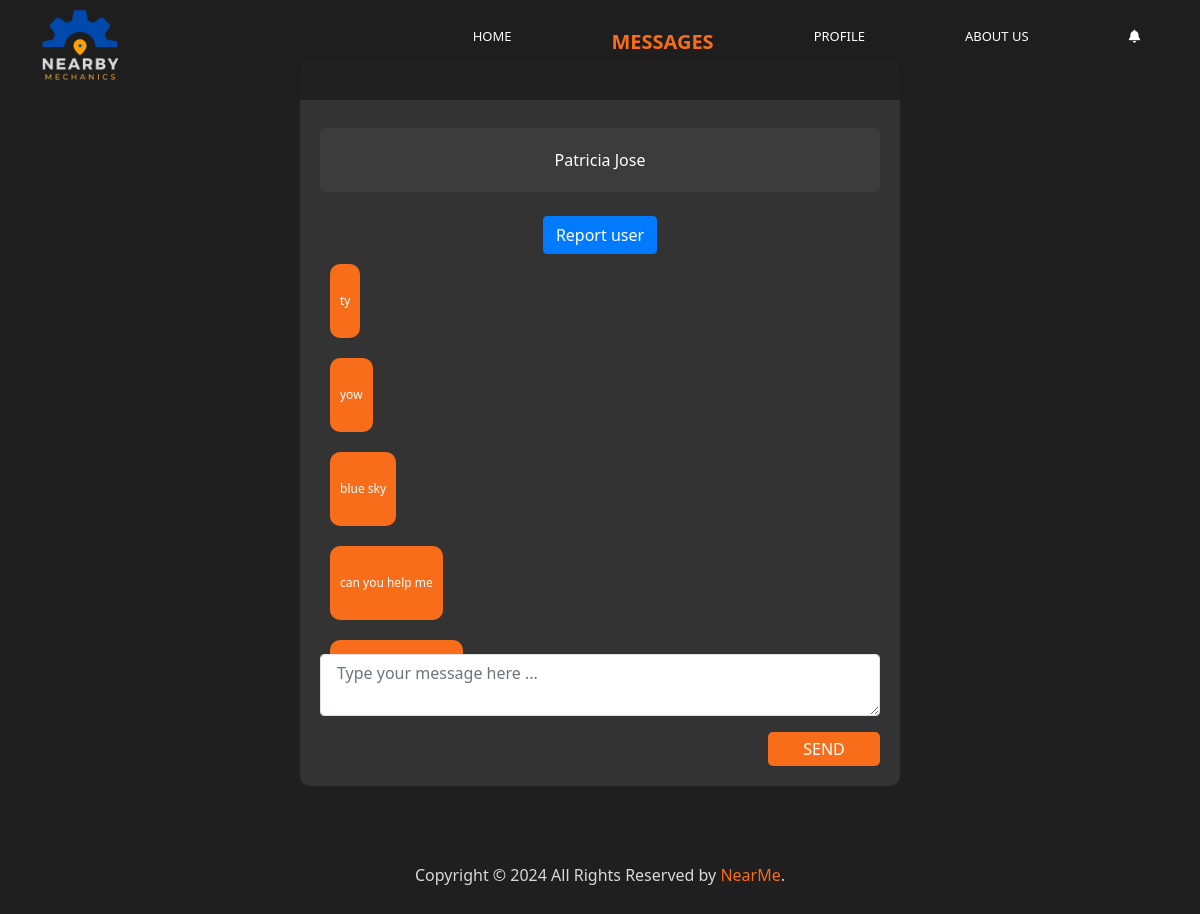
The app's page /mechanic_chat.php?username=Patricia Jose (signed in) with its own data.
### tables this page shows
CREATE TABLE `messages` (
  `msg_id` int(11) NOT NULL,
  `msg_sender` varchar(255) NOT NULL,
  `msg_receiver` varchar(255) NOT NULL,
  `msg_content` text NOT NULL,
  `created_at` timestamp NOT NULL DEFAULT current_timestamp()
);

### utils/notifications.php (called while the page is built, shortened)
<?php
require __DIR__ . '/config.php';
function getUserIdByName(string $name) : int {
    global $connect;
    $name = trim($name);
    $name = explode(' ', $name)[0];
    $query = "SELECT user_id FROM user WHERE first_name = ?";
    $stmt = $connect->prepare($query);
    $stmt->bind_param("s", $name);
    $stmt->execute();
    $result = $stmt->get_result();
    if ($result && $result->num_rows > 0) {
        $userId = $result->fetch_assoc()['user_id'];
        $stmt->close();
        return $userId;
    } else {
        return -1;
    }
}

### mechanic_chat.php (the view, shortened to what this page needs)
<!DOCTYPE html>
<html>
    <head lang="en">
        <link rel="stylesheet" href="https://cdn.jsdelivr.net/npm/bootstrap@4.0.0/dist/css/bootstrap.min.css">
    </head>
    <body style="color:white;">
        <header>
            <div class="logo">
                            <img src="image/NEARMELOGO.png">
            </div>
            <nav>
                <ul>
                    <li>
                        <a href="mechHome.php">HOME</a>
                    </li>
                    <li>
                        <a href="mechMessage.php" class="active">MESSAGES</a>
                    </li>
                    <li>
                        <a href="profile.php">PROFILE</a>
                    </li>
                    <li>
                        <a href="mechAboutUs.php">ABOUT US</a>
                    </li>
                    <li>
    <a href="notifications.php"><i class="fas fa-bell"></i></a>
    </li>
                </ul>
            </nav>
        </header>
        <div class="mainbody" style="width: 50%;">
        <?php
                require 'utils/config.php';
                require 'utils/notifications.php';
                $mechname = $_SESSION['mechname'];
                $username = $_GET['username'];
                $userId = getUserIdByName($username);
                ?>
               <div class="cnt">
    <br><br>
    <center>
        <div class="chathead" style="background:#3c3c3c;padding: 20px;border-radius:5px; color:white; " ><?php echo $username?></div> <br>
        <a href="add_report.php?user_id=<?php echo $userId ?>" class="btn btn-primary">Report user</a>
        <div class="xxd" style="width:100%; display: flex; flex-direction: column; max-height: 400px; overflow-y: auto; padding-bottom: 20px;">
            <?php
            $sql = ("SELECT * FROM messages WHERE (msg_sender = '$username' AND msg_receiver = '$mechname') OR (msg_sender = '$mechname' AND msg_receiver = '$username')");
            $dataset = $connect->query($sql);
            if ($dataset) {
                if ($dataset->num_rows > 0) {
                    while ($row = $dataset->fetch_array()) {
                        if ($row['msg_sender'] == $username) {
                            echo "<div class='message'><br>" . $row['msg_content'] . "<br><br></div>";
                        } else {
                            echo "<div class='messageMech' style='color:white;'><br>" . $row['msg_content'] . "<br><br></div>";
                        }
                    }
                }
            }
            ?>
        </div>
        <form action="" method="POST">
            <div class="flex justify-center">
                <div class="mb-3 xl:w-96">
                    <textarea class="form-control block w-full px-3 py-1.5 text-base font-normal text-gray-700 bg-white bg-clip-padding border border-solid border-gray-300 rounded transition ease-in-out m-0 focus:text-gray-700 focus:bg-white focus:border-blue-600 focus:outline-none" rows="2" name="message_content" placeholder="Type your message here ..."></textarea>
                </div>
            </div>
            <div class="d-flex flex-row-reverse">
                <input type="submit" class="submit" value="SEND" name="send" style="background-color:#F86D1A;border:none; width:20%;padding:5px; color:white;border-radius:5px;">
            </div>
        </form>
    </center>
</div>
        </div>
        <footer class="site-footer">
            <div class="container" style=" margin-top:5%;">
                <center>
                    <hr>
                    <p style="color:#D9D9D9;">Copyright &copy; 2024 All Rights Reserved by
                    <span style="color:#F86D1A;">NearMe</span>.</p>
                </center>
            </div>
        </footer>
    </body>
</html>

### mechanic_chat.php (style rules this page uses)
* { font-family: system-ui, -apple-system, BlinkMacSystemFont, 'Segoe UI', Roboto, Oxygen, Ubuntu, Cantarell, 'Open Sans', 'Helvetica Neue', sans-serif; padding: 0; margin: 0; box-sizing: border-box; list-style: none; text-decoration: none; }
body { background-color: #1F1F1F; overflow-x: hidden; }
header { width: 100%; height: 100px; display: flex; align-items: center; justify-content: space-between; padding: 0 10px; position: fixed; top: 0; left: 0; right: 0; z-index: 1000; background: rgba(31, 31, 31, 0.9); }
img { width: 100%; }
.logo { width: 100px; height: 100px; margin-left: 20px; }
nav ul { display: flex; }
nav ul li a { color: white; display: block; margin: 0; font-size: 13px; padding-right: 50px; padding-left: 50px; padding-top: 20px; padding-bottom: 20px; transition: 0.2s; text-decoration: none; }
nav ul li a.active { font-size: 20px; font-weight: bold; color: #F86D1A; }
.mainbody { width: 50%; margin: 0 auto; padding: 20px; text-align: center; background-color: #333; border-radius: 10px; margin-top: 5%; }
.message { background-color: #F86D1A; padding: 10px; margin: 10px; border-radius: 10px; max-width: 60%; align-self: flex-start; font-size: 12px; }

### records on screen
messages: msg_content "ty"
messages: msg_content "yow"
messages: msg_content "blue sky"
messages: msg_content "can you help me"

### other values on screen
$username "Patricia Jose"
